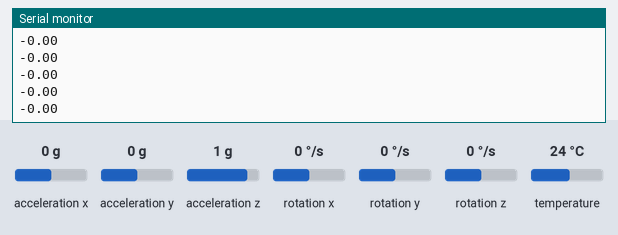
Recording of a sketch running on a simulated Arduino Uno, built with avr-gcc and run on an emulated ATmega328P. Parts: the last lines printed to the serial monitor. Inputs (shaded band) come from the test bench; at power-on: rotation z 0 °/s, acceleration x 0 g, acceleration y 0 g, acceleration z 1 g, rotation x 0 °/s, rotation y 0 °/s, temperature 24 °C.

Above: at 9.9 s.
10.0 s: rotation z set to -192 °/s
At 11.0 s:
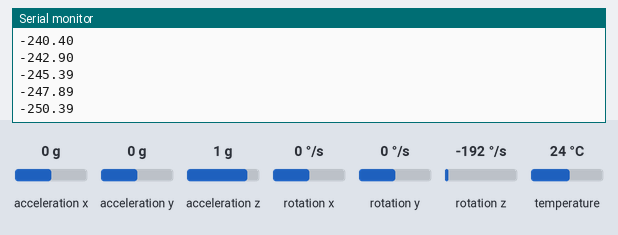
11.5 s: rotation z set to -100 °/s
At 12.4 s:
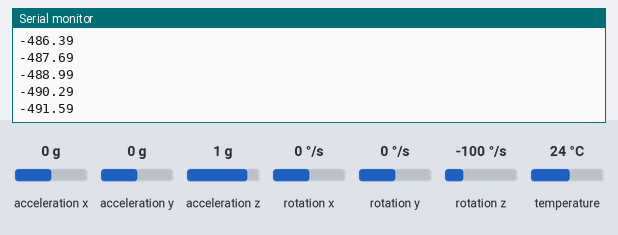
Timing chart, 0 to 14.5 s (numbered marks = the images above; inputs shaded):
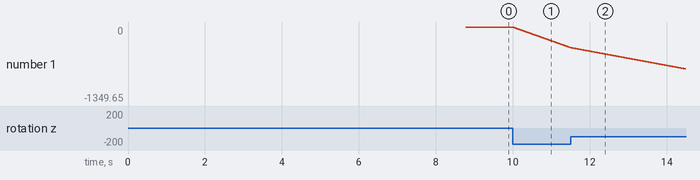

Measured:
- after the input at 10.0 s, the serial monitor: prints a new line at once (image 1)
- plotted number 1: 0 → -375.58 after the input at 10.0 s

The sketch:

MPU.ino
```cpp
#include <Adafruit_MPU6050.h>
#include <Adafruit_Sensor.h>
#include <Wire.h>

// Create an Adafruit_MPU6050 instance
Adafruit_MPU6050 mpu;

// These variables will store the offsets of the gyroscope
float gyroX_offset = 0;
float gyroY_offset = 0;
float gyroZ_offset = 0;

// Store the angular velocities around each axis
float rot_x, rot_y, rot_z;

// Store the value of the angle around z axis
float angle = 0;

// Keep track of the time when each reading occurs
unsigned long currentMillis;
unsigned long previousMillis = 0;
const long interval = 10;


void setup() {
  // Wait for serial communication to start
  Serial.begin(115200);
  while (!Serial) {
    delay(100);
  }
  Serial.println("MPU test!");

  // Initialize the MPU6050
  initializeMPU6050();

  Serial.println("Calibrating gyro ...");

  // Calibrate the gyro using the average offsets of 2000 readings
  calibrateGyro(2000);

  Serial.println("Calibration finished");

}

void loop() {
  currentMillis = millis();
  // Every 10 ms
  if (currentMillis - previousMillis >= interval) {
    if (!mpu.begin()) {  // Check if MPU6050 is responding
      Serial.println("MPU6050 not found, reinitializing...");
      initializeMPU6050();  // Reinitialize MPU6050
    }
    else {
      // Get new sensor events with the readings
      sensors_event_t a, g, temp;
      mpu.getEvent(&a, &g, &temp);

      // Calibrate sensor values
      // rot_x = g.gyro.x - gyroX_offset;
      // rot_y = g.gyro.y - gyroY_offset;

      // This was an attempt to measure the angle of orientation of the sensor around
      // the z-axis, however this is prone to drift and quickly becomes highly inaccurate,
      // hence a filter should be used
      rot_z = g.gyro.z - gyroZ_offset;
      angle += rot_z*57.3*(currentMillis+3-previousMillis)*0.001; // Convert to deg
      Serial.println(angle);


    }
    // Update the time the previous reading was made
    previousMillis = currentMillis;
  }

}

// Function to initialize the MPU6050
// Noticed that any loose connections would disrupt the readings and
// the sensor has to be reinitialized to be able to produce plausible values again
void initializeMPU6050() {
  if (!mpu.begin()) {
    Serial.println("Failed to find MPU6050 chip");
  }
  else {
    Serial.println("MPU6050 Found!");
    // Use these methods from the Adafruit library to initialize
    mpu.setAccelerometerRange(MPU6050_RANGE_4_G);
    mpu.setGyroRange(MPU6050_RANGE_250_DEG);
    mpu.setFilterBandwidth(MPU6050_BAND_260_HZ);
  }

  Serial.println("");
  delay(100);
}

// Function to calibrate the gyroscope
// Make sure it is stationary
void calibrateGyro(int numReadings) {
  // Variables to store the sum of all readings
  float gx, gy, gz;

  // Take numReadings readings in total
  for (int i = 0; i < numReadings; i++) {
    sensors_event_t a, g, temp;
    mpu.getEvent(&a, &g, &temp);
    gx += g.gyro.x;
    gy += g.gyro.y;
    gz += g.gyro.z;
    delay(2);
  }

  // Calculate the offset as the mean
  gyroX_offset = gx / numReadings;
  gyroY_offset = gy / numReadings;
  gyroZ_offset = gz / numReadings;
}
```
